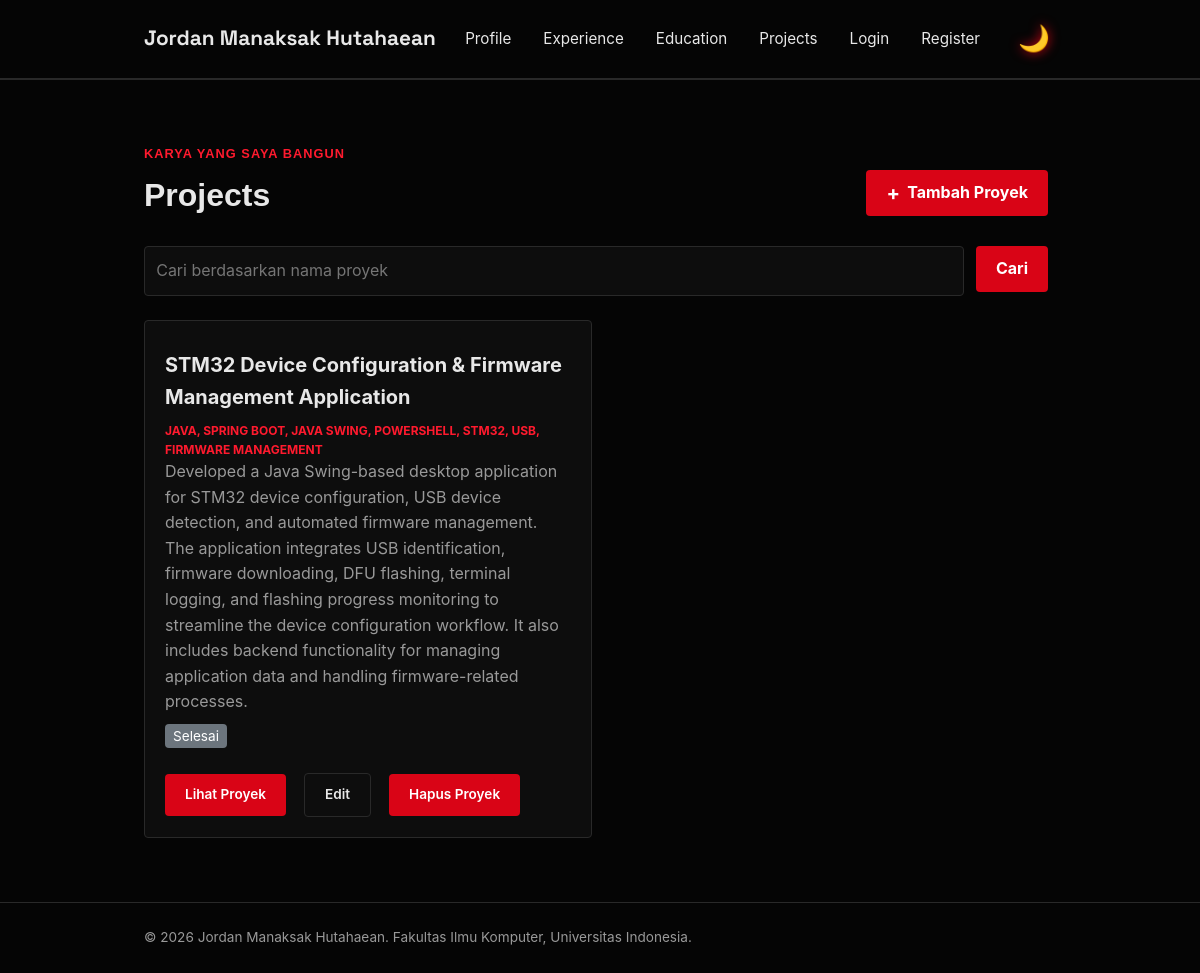
/projects/, run on the app's committed database.
### main/models.py (models this page shows, shortened)
class Project(models.Model):
    id = models.UUIDField(primary_key=True, default=uuid.uuid4, editable=False)
    title = models.CharField(max_length=255)
    description = models.TextField()
    tech_stack = models.CharField(max_length=255)
    project_url = models.URLField(blank=True)
    project_image_url = models.URLField(blank=True, max_length=500)
    started_at = models.DateTimeField(null=True, blank=True)
    ended_at = models.DateTimeField(null=True, blank=True)
    @property
    def is_ongoing(self):
        return self.ended_at is None

### main/views.py (the view)
# urls.py: path("projects/", show_projects, name="show_projects"),
def show_projects(request):
    json_response = get_projects_json(request)
    projects = serializers.deserialize(
        "json",
        json_response.content.decode("utf-8"),
    )
    projects = [project.object for project in projects]
    title_query = request.GET.get("title", "").strip()
    context = {
        "name": "Jordan Manaksak Hutahaean",
        "project_list": projects,
        "title_query": title_query,
    }
    return render(request, "project.html", context)

### main/views.py (called while the page is built)
def get_projects_json(request):
    title_query = request.GET.get("title", "").strip()
    projects = Project.objects.all()
    if title_query:
        projects = projects.filter(title__icontains=title_query)
    projects_json = serializers.serialize("json", projects)
    return HttpResponse(projects_json, content_type="application/json")

### templates/project.html (shortened to what this page needs)
{% extends "base.html" %}
{% block content %}
    <main>
        <section class="experience-section" id="experience">
            <div class="container">
                <p class="section-kicker">Karya yang saya bangun</p>
                <div class="project-header">
                    <h1>Projects</h1>
                    <a href="{% url 'main:create_project' %}"
                       class="button project-add-button">
                        <span aria-hidden="true">+</span>
                        Tambah Proyek
                    </a>
                </div>
                <form method="get"
                      action="{% url 'main:show_projects' %}"
                      class="project-search">
                    <input type="search"
                           name="title"
                           value="{{ title_query }}"
                           placeholder="Cari berdasarkan nama proyek"
                           class="project-search__input"
                           aria-label="Cari berdasarkan nama proyek">
                    <button type="submit" class="button">Cari</button>
                </form>
                <div class="experience-grid project-grid">
                    {% for project in project_list %}
                        <article class="experience-card">
                            <h2>{{ project.title }}</h2>
                            <span class="experience-category">{{ project.tech_stack }}</span>
                            <p class="experience-description">{{ project.description }}</p>
                            <div class="project-status" style="margin: 8px 0;">
                                {% if project.is_ongoing %}
                                    <span class="badge" style="background-color: #28a745; color: white; padding: 4px 8px; border-radius: 4px; font-size: 0.85rem;">
                                        Sedang Berlangsung
                                    </span>
                                {% else %}
                                    <span class="badge" style="background-color: #6c757d; color: white; padding: 4px 8px; border-radius: 4px; font-size: 0.85rem;">
                                        Selesai
                                    </span>
                                {% endif %}
                            </div>
                            <div class="project-card-actions">
                                <div class="project-actions">
                                    {% if project.project_url %}
                                        <a href="{{ project.project_url }}" class="button">Lihat Proyek</a>
                                    {% endif %}
                                    <a href="{% url 'main:update_projects' project.id %}" class="button button-secondary">Edit</a>
                                    {% include "components/project_delete_modal.html" with project=project %}
                                </div>
                            </div>
                        </article>
                    {% empty %}
                        {% if title_query %}
                            <p class="empty-state">Tidak ada proyek dengan nama tersebut.</p>
                        {% else %}
                            <p class="empty-state">Belum ada proyek yang ditambahkan.</p>
                        {% endif %}
                    {% endfor %}
                </div>
            </div>
        </section>
    </main>
{% endblock content %}

### templates/components/project_delete_modal.html (shortened to what this page needs)
<p class="experience-status">
    <button type="button"
            class="button button-danger"
            popovertarget="delete-project-{{ project.id }}"
            aria-label="Hapus {{ project.title }}"
            title="Hapus proyek">
        Hapus Proyek
    </button>
</p>

### static/css/style.css (style rules this page uses)
* { margin: 0; padding: 0; box-sizing: border-box; }
:root { --ink: #e8e8e8; --paper: #050505; --accent: #d90416; --accent-dark: #ff1a2e; --line: #292929; --text-muted: #999999; --card: #0d0d0d; --radius: 4px; --glow: rgba(217, 4, 22, 0.4); }
body { font-family: -apple-system, "Rajdhani", Roboto, Helvetica, Arial, sans-serif; color: var(--ink); background-color: var(--paper); line-height: 1.6; transition: background-color 0.3s ease, color 0.3s ease; }
h1, .brand { font-family: "Space Grotesk", -apple-system, sans-serif; }
.container { max-width: 960px; margin: 0 auto; padding: 0 1.5rem; }
.experience-section { padding: 4rem 0; border-top: 1px solid var(--line); }
.section-kicker { color: var(--accent-dark); font-family: "Orbitron", sans-serif; font-size: 0.8rem; font-weight: 700; letter-spacing: 0.08em; text-transform: uppercase; }
.experience-section h1 { margin: 0.4rem 0 1.5rem; font-family: "Orbitron", sans-serif; font-size: 2rem; }
.experience-grid { display: grid; grid-template-columns: repeat(auto-fit, minmax(240px, 1fr)); gap: 1rem; }
.experience-card { padding: 1.25rem; background-color: var(--card); border: 1px solid var(--line); border-radius: var(--radius); transition: transform 0.3s ease, border-color 0.3s ease, box-shadow 0.3s ease, background-color 0.3s ease; }
.experience-category { color: var(--accent-dark); font-size: 0.75rem; font-weight: 700; text-transform: uppercase; }
.experience-card h2 { margin: 0.5rem 0; font-size: 1.25rem; }
.experience-description, .empty-state { color: var(--text-muted); }
.experience-status { margin-top: 1rem; font-size: 0.85rem; font-weight: 600; }
.button { display: inline-block; height: fit-content; border: 0; border-radius: var(--radius); padding: 0.65rem 1.25rem; background: var(--accent); color: #ffffff; cursor: pointer; font: inherit; font-weight: 700; text-decoration: none; transition: all 0.2s ease; margin-right: 0.5rem; }
.button-secondary { background: var(--card); border: 1px solid var(--line); color: var(--ink); }
.button-danger { background: var(--accent); color: #ffffff; }
.project-header { width: 100%; display: flex; justify-content: space-between; align-items: center; gap: 1rem; margin-bottom: 1.5rem; }
.project-grid { display: grid; grid-template-columns: repeat(2, minmax(0, 1fr)); gap: 1rem; }
.project-grid .experience-card { display: flex; flex-direction: column; }
.project-header h1 { margin-bottom: 0; }
.project-add-button { display: inline-flex; align-items: center; gap: 0.45rem; }
.project-add-button span { font-size: 1.25rem; line-height: 1; }
.project-search { display: flex; gap: 0.75rem; margin-bottom: 1.5rem; }
.project-search__input { width: 100%; min-width: 0; padding: 0.7rem; border: 1px solid var(--line); border-radius: var(--radius); background: var(--card); color: var(--ink); font: inherit; transition: background-color 0.3s ease, color 0.3s ease; }
.project-actions { display: flex; align-items: center; flex-wrap: wrap; gap: 10px; margin-top: 1rem; }
.project-actions .button { font-size: 0.85rem; font-weight: 600; }
.project-card-actions { display: flex; flex-direction: column; margin-top: auto; }
.project-actions .experience-status { margin-top: 0; }

### data on the page
Project: title "STM32 Device Configuration & Firmware Management Application", tech_stack "JAVA, SPRING BOOT, JAVA SWING, POWERSHELL, STM32, USB, FIRMWARE MANAGEMENT", description "Developed a Java Swing-based desktop application for STM32 device configuration, USB device detection, and automated firmware management. The application integrates USB identification, firmware downloading, DFU flashing, terminal logging, and flashing progress monitoring to streamline the device configuration workflow. It also includes backend functionality for managing application data and handling firmware-related processes.", shows "Selesai"

### other printed values
{{ name }} "Jordan Manaksak Hutahaean"
